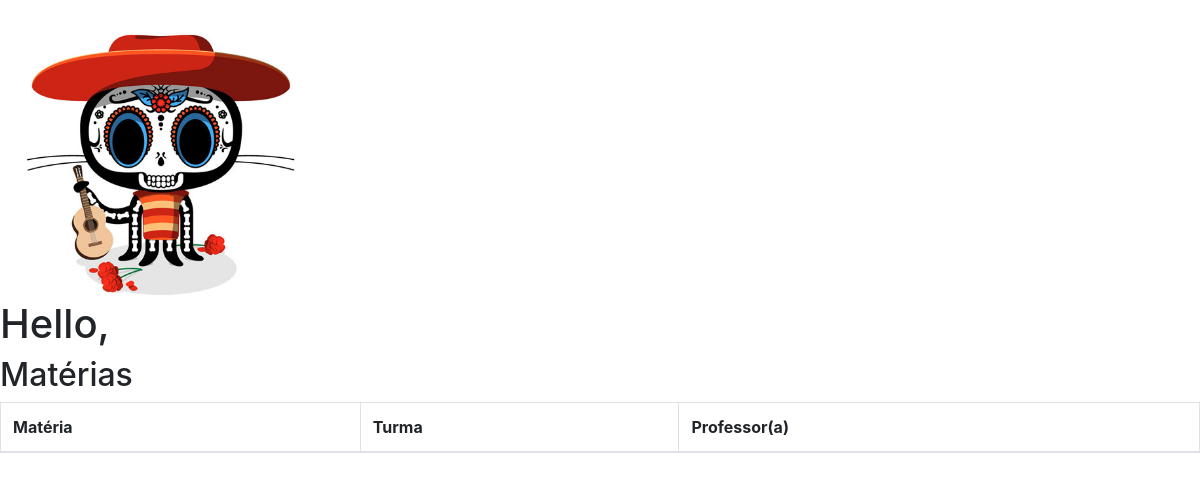
The app's page /, older data.
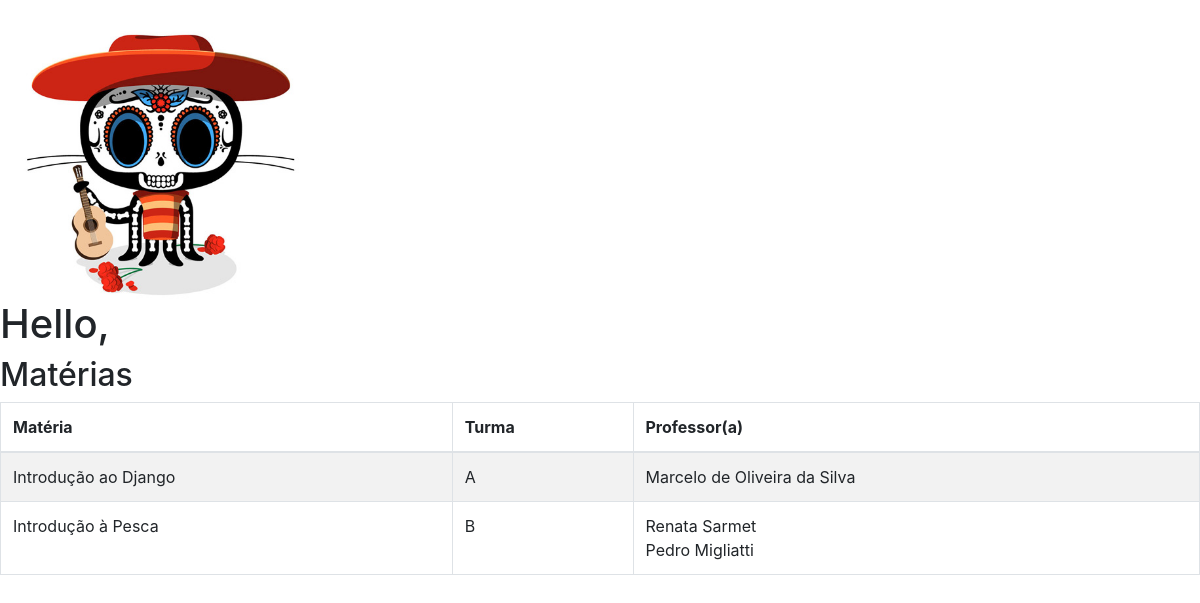
The same page, newer data.
### hello/models.py (models this page shows, shortened)
class Materia(models.Model):
    class Meta:
        verbose_name = 'matéria'
        verbose_name_plural = 'matérias'
    nome = models.CharField(max_length=100, verbose_name='nome')
    codigo = models.IntegerField(verbose_name='código')
    professor = models.ManyToManyField(Professor, verbose_name='professor(es)')
    descricao = models.TextField(verbose_name='descrição')
    sala = models.ForeignKey(Sala, null=True, blank=True, verbose_name='sala')
    TURMAS = (
        ('A', 'A'),
        ('B', 'B'),
        ('C', 'C'),
        ('D', 'D'),
    )
    turma = models.CharField(max_length=1, choices=TURMAS)

class Professor(models.Model):
    class Meta:
        verbose_name = 'professor'
        verbose_name_plural = 'professores'
    nome = models.CharField(max_length=50, verbose_name='nome')
    sobrenome = models.CharField(max_length=100, verbose_name='sobrenome')
    email = models.EmailField(verbose_name='e-mail')
    SEXO = (
        ('M', 'Masculino'),
        ('F', 'Feminino'),
    )
    sexo = models.CharField(max_length=1, verbose_name='sexo', choices=SEXO, default='F')

### hello/views.py (the view)
# urls.py: url(r'^$', index, name='index'),
def index(request):
    materias = Materia.objects.all()
    return render_to_response('hello/index.html', {'materias': materias})

### hello/templates/hello/index.html
{% extends 'hello/base.html' %}
{%  load staticfiles %}
{% block body %}
    <img src="{% static 'hello/images/octocat.jpg' %}" alt="Octocat" height="300" weight="auto">
    <h1>Hello, {{ user.first_name }} {{ pessoa.sobrenome }}</h1>
    <h2>Matérias</h2>
    <table class="table table-striped table-bordered table-hover">
    <thead>
        <th>Matéria</th>
        <th>Turma</th>
        <th>Professor(a)</th>
    </thead>
        {% for materia in materias %}
            <tr>
                <td>{{ materia.nome }}</td>
                <td>{{ materia.turma }}</td>
                <td>
                    {% for professor in materia.professor.all %}
                        {{ professor.nome }} {{ professor.sobrenome }}<br>
                    {% endfor %}
                </td>
            </tr>
        {% endfor %}
    </table>
{% endblock body%}

### hello/templates/hello/base.html (shortened to what this page needs)
<!DOCTYPE html>
<html lang="en">
<head>
    <link rel="stylesheet" href="https://maxcdn.bootstrapcdn.com/bootstrap/4.0.0-alpha.6/css/bootstrap.min.css">
</head>
<body>
{% block body %}
{% endblock body %}
</body>

Row changes from the older to the newer data that the page shows:
added Materia: nome "Introdução ao Django", turma "A"
added Professor: nome "Marcelo", sobrenome "de Oliveira da Silva", shown under "Introdução ao Django"
added Materia: nome "Introdução à Pesca", turma "B"
added Professor: nome "Renata", sobrenome "Sarmet", shown under "Introdução à Pesca"
added Professor: nome "Pedro", sobrenome "Migliatti", shown under "Introdução à Pesca"
